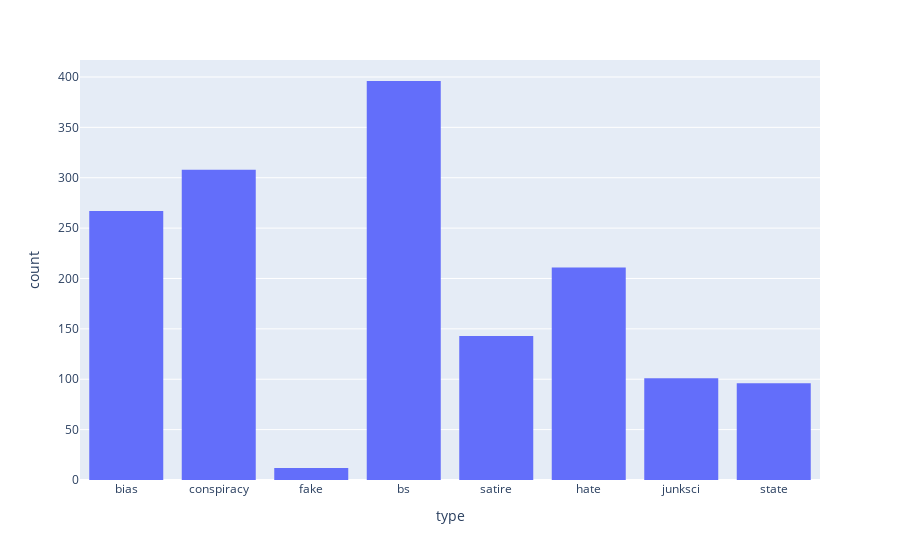

The code cell stored with this chart in its notebook:
### Markdown cell above
Examine distribution or article types.

### Code cell
fig = px.histogram(news, x="type")
fig.show()

### Figure 1 — Plotly figure (JSON) as saved in the notebook; plotly's stock layout.template omitted (floating-point values rounded to 4 significant figures; data arrays with more than 128 entries replaced by an {"elided": "..."} marker saying what was removed)
{"data": [{"alignmentgroup": "True", "bingroup": "x", "hovertemplate": "type=%{x}<br>count=%{y}<extra></extra>", "legendgroup": "", "marker": {"color": "#636efa", "pattern": {"shape": ""}}, "name": "", "offsetgroup": "", "orientation": "v", "showlegend": false, "type": "histogram", "x": {"elided": "1534 str values"}, "xaxis": "x", "yaxis": "y"}], "layout": {"barmode": "relative", "legend": {"tracegroupgap": 0}, "margin": {"t": 60}, "xaxis": {"anchor": "y", "domain": [0, 1], "title": {"text": "type"}}, "yaxis": {"anchor": "x", "domain": [0, 1], "title": {"text": "count"}}}}
